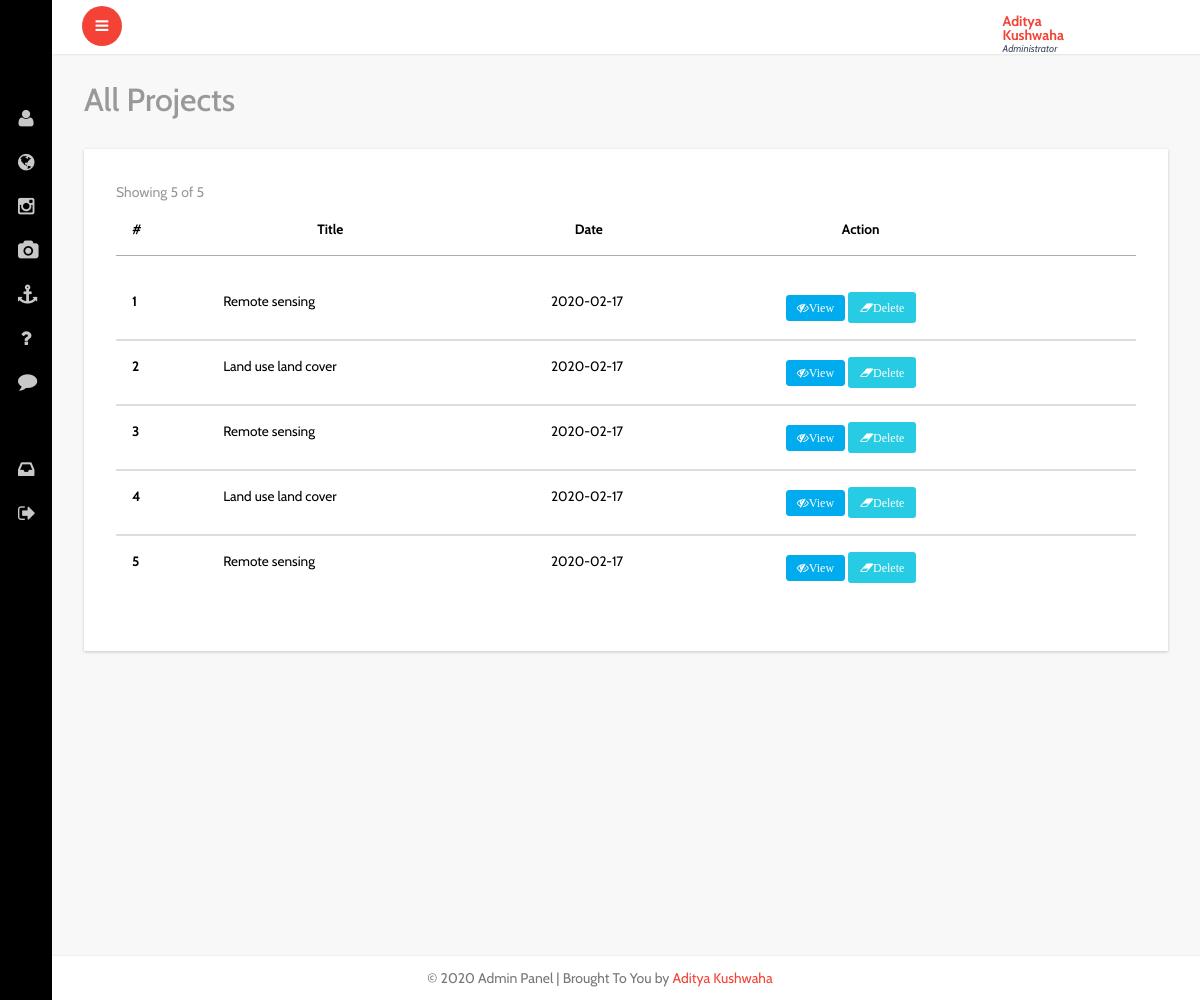
The app's page /admin/all-projects.php (signed in) with its own data.
### tables this page shows
CREATE TABLE `project` (
  `id` int(70) NOT NULL,
  `project_title` varchar(200) NOT NULL,
  `project_detail` varchar(5000) NOT NULL,
  `file` varchar(150) NOT NULL,
  `project_status` varchar(70) NOT NULL,
  `date` date NOT NULL
);

CREATE TABLE `settings` (
  `id` int(11) NOT NULL,
  `site_name` varchar(45) NOT NULL,
  `site_title` varchar(60) NOT NULL,
  `email` varchar(60) NOT NULL,
  `site_desc` varchar(350) NOT NULL,
  `site_keyword` varchar(250) NOT NULL,
  `google_code` varchar(1000) NOT NULL,
  `street` varchar(100) NOT NULL,
  `city` varchar(60) NOT NULL,
  `country` varchar(50) NOT NULL,
  `phone` varchar(15) NOT NULL,
  `facebook` varchar(45) NOT NULL,
  `twitter` varchar(34) NOT NULL,
  `linkedin` varchar(45) NOT NULL,
  `status` varchar(25) NOT NULL
);

### idiorm.php (called while the page is built, shortened)
<?php
    class ORM implements ArrayAccess {
        protected static $_default_config = array(
            'connection_string' => 'sqlite::memory:',
            'id_column' => 'id',
            'id_column_overrides' => array(),
            'error_mode' => PDO::ERRMODE_EXCEPTION,
            'username' => null,
            'password' => null,
            'driver_options' => null,
            'identifier_quote_character' => null,
            'limit_clause_style' => null,
            'logging' => false,
            'logger' => null,
            'caching' => false,
            'caching_auto_clear' => false,
            'return_result_sets' => false,
        );
        protected static $_config = array();
        protected static $_db = array();
        protected static $_last_statement = null;
        protected $_connection_name;
        protected $_table_name;
        protected $_values = array();
        protected $_result_columns = array('*');
        protected $_join_sources = array();
        protected $_order_by = array();
        protected $_group_by = array();
        public static function configure($key, $value = null, $connection_name = self::DEFAULT_CONNECTION) {
            if (is_array($key)) {
                foreach ($key as $conf_key => $conf_value) {
                    self::configure($conf_key, $conf_value, $connection_name);
                }
            } else {
                if (is_null($value)) {
                    $value = $key;
                    $key = 'connection_string';
                }
                self::$_config[$connection_name][$key] = $value;
            }
        }
        public static function for_table($table_name, $connection_name = self::DEFAULT_CONNECTION) {
            return new self($table_name, array(), $connection_name);
        }
        protected static function _setup_db_config($connection_name) {
            if (!array_key_exists($connection_name, self::$_config)) {
                self::$_config[$connection_name] = self::$_default_config;
            }
        }
        public static function set_db($db, $connection_name = self::DEFAULT_CONNECTION) {
            self::$_db[$connection_name] = $db;
        }
        protected static function _setup_identifier_quote_character($connection_name) {
            if (is_null(self::$_config[$connection_name]['identifier_quote_character'])) {
                self::$_config[$connection_name]['identifier_quote_character'] =
                    self::_detect_identifier_quote_character($connection_name);
            }
        }
        public static function _setup_limit_clause_style($connection_name) {
            if (is_null(self::$_config[$connection_name]['limit_clause_style'])) {
                self::$_config[$connection_name]['limit_clause_style'] =
                    self::_detect_limit_clause_style($connection_name);
            }
        }
        protected static function _detect_identifier_quote_character($connection_name) {
            switch(self::get_db($connection_name)->getAttribute(PDO::ATTR_DRIVER_NAME)) {
                case 'mysql':
                case 'sqlite':
                case 'sqlite2':
                default:
                    return '`';
            }
        }
        protected static function _detect_limit_clause_style($connection_name) {
            switch(self::get_db($connection_name)->getAttribute(PDO::ATTR_DRIVER_NAME)) {
                default:
                    return ORM::LIMIT_STYLE_LIMIT;
            }
        }
        public static function get_db($connection_name = self::DEFAULT_CONNECTION) {
            return self::$_db[$connection_name];
        }
        public static function get_last_statement() {
            return self::$_last_statement;
        }
        protected static function _execute($query, $parameters = array(), $connection_name = self::DEFAULT_CONNECTION) {
            $statement = self::get_db($connection_name)->prepare($query);
            self::$_last_statement = $statement;
            $time = microtime(true);
            $q = $statement->execute();
            return $q;
        }
        protected static function _log_query($query, $parameters, $connection_name, $query_time) {
            if (!self::$_config[$connection_name]['logging']) {
                return false;
            }
            return true;
        }
        protected function __construct($table_name, $data = array(), $connection_name = self::DEFAULT_CONNECTION) {
            $this->_table_name = $table_name;
            $this->_connection_name = $connection_name;
        }
        public function find_array() {
            return $this->_run();
        }
        protected function _build_select() {
            return $this->_join_if_not_empty(" ", array(
                $this->_build_select_start(),
                $this->_build_join(),
                $this->_build_where(),
                $this->_build_group_by(),
                $this->_build_having(),
                $this->_build_order_by(),
                $this->_build_limit(),
                $this->_build_offset(),
            ));
        }
        protected function _build_select_start() {
            $fragment = 'SELECT ';
            $result_columns = join(', ', $this->_result_columns);
            $fragment .= "{$result_columns} FROM " . $this->_quote_identifier($this->_table_name);
            return $fragment;
        }
        protected function _build_join() {
            if (count($this->_join_sources) === 0) {
                return '';
            }
            return join(" ", $this->_join_sources);
        }
        protected function _build_where() {
            return $this->_build_conditions('where');
        }
        protected function _build_having() {
            return $this->_build_conditions('having');
        }
        protected function _build_group_by() {
            if (count($this->_group_by) === 0) {
                return '';
            }
            return "GROUP BY " . join(", ", $this->_group_by);
        }
        protected function _build_conditions($type) {
            $conditions_class_property_name = "_{$type}_conditions";
            if (count($this->$conditions_class_property_name) === 0) {
                return '';
            }
            $conditions = array();
            return strtoupper($type) . " " . join(" AND ", $conditions);
        }
        protected function _build_order_by() {
            if (count($this->_order_by) === 0) {
                return '';
            }
            return "ORDER BY " . join(", ", $this->_order_by);
        }
        protected function _build_limit() {
            $fragment = '';
            return $fragment;
        }
        protected function _build_offset() {
            return '';
        }
        protected function _join_if_not_empty($glue, $pieces) {
            $filtered_pieces = array();
            foreach ($pieces as $piece) {
                if (is_string($piece)) {
                    $piece = trim($piece);
                }
                if (!empty($piece)) {
                    $filtered_pieces[] = $piece;
                }
            }
            return join($glue, $filtered_pieces);
        }
        protected function _quote_one_identifier($identifier) {
            $parts = explode('.', $identifier);
            $parts = array_map(array($this, '_quote_identifier_part'), $parts);
            return join('.', $parts);
        }
        protected function _quote_identifier($identifier) {
            if (is_array($identifier)) {
                $result = array_map(array($this, '_quote_one_identifier'), $identifier);
                return join(', ', $result);
            } else {
                return $this->_quote_one_identifier($identifier);
            }
        }
        protected function _quote_identifier_part($part) {
            $quote_character = self::$_config[$this->_connection_name]['identifier_quote_character'];
            return $quote_character .
                   str_replace($quote_character,
                               $quote_character . $quote_character,
                               $part
                   ) . $quote_character;
        }
        protected function _run() {
            $query = $this->_build_select();
            $caching_enabled = self::$_config[$this->_connection_name]['caching'];
            self::_execute($query, $this->_values, $this->_connection_name);
            $statement = self::get_last_statement();
            $rows = array();
            while ($row = $statement->fetch(PDO::FETCH_ASSOC)) {
                $rows[] = $row;
            }
            $this->_values = array();
            $this->_result_columns = array('*');
            return $rows;
        }
        public function __call($name, $arguments)
        {
            $method = strtolower(preg_replace('/([a-z])([A-Z])/', '$1_$2', $name));
            if (method_exists($this, $method)) {
                return call_user_func_array(array($this, $method), $arguments);
            } else {
                throw new IdiormMethodMissingException("Method $name() does not exist in class " . get_class($this));
            }
        }
    }

### admin/all-projects.php (the view, shortened to what this page needs)
<?php include "header.php"; ?>
<div id="page-wrapper">
	<div class="graphs">
		<h3 class="blank1">All Projects</h3>
		<div class="xs tabls">
			<div class="panel-body1">
				<table class="table">
					<thead>
						<tr>
							<th>#</th>
							<th>Title</th>
							<th>Date</th>
							<th>Action</th>
						</tr>
					</thead>
					<tbody>
						<?php
						$tbl_name = "project";
						$get_posts_tbl = ORM::for_table("$tbl_name")
							->find_array();
						$total_pages = count($get_posts_tbl);
						$limit = 10;
						$page = $_GET['page'];
						if ($page)
							$start = ($page - 1) * $limit;
						else
							$start = 0;
						$result = $db->prepare("SELECT * FROM project  ORDER BY id DESC LIMIT $start, $limit");
						$result->execute();
						$next = $page + 1;
						$lastpage = ceil($total_pages / $limit);
						?>
						<span class="text-muted m-r-sm">Showing
							<?php if ($lastpage == $next - 1) : ?>
								<?= $total_pages ?>
							<?php else : ?>
								<?= $page * $limit ?>
							<?php endif; ?>
							of <?= $total_pages ?>
						</span>
			</div>
		</div>
		<table class="table">
			<?php
			for ($i = 1; $row = $result->fetch(); $i++) {
			?>
				<tr>
					<th scope="row"><?php echo $i; ?></th>
					<td><?php echo $row['project_title']; ?></td>
					<td><?php echo $row['date']; ?></td>
					<td>
						<a href="../project-detail.php?id=<?= $row['id'] ?>" target="_blank" class="fa fa-eye-slash btn btn-xs btn-primary">View</a>
						<a href="delete-project.php?id=<?= $row['id'] ?>" class="fa fa-eraser btn btn-xs btn-success warning_4 delbtn">Delete</a>
					</td>
				</tr>
			<?php } ?>
		</table>
	</div>
</div>
</div>
<?php include "footer.php"; ?>

### admin/footer.php (shortened to what this page needs)
<footer>
   <?php
   $result = $db->prepare("SELECT * FROM settings");
   $result->execute();
   for ($i = 0; $row = $result->fetch(); $i++) {
   ?>
      <p>&copy; 2020 Admin Panel | Brought To You by <a href="https://kaditya97.com.np" target="_blank">Aditya Kushwaha</a></p>
   <?php } ?>
</footer>
</section>
</body>
</html>

### records on screen
project: project_title "Remote sensing", date "2020-02-17"
project: project_title "Land use land cover", date "2020-02-17"
project: project_title "Remote sensing", date "2020-02-17"
project: project_title "Land use land cover", date "2020-02-17"
project: project_title "Remote sensing", date "2020-02-17"

### other values on screen
$_SESSION['SESS_FIRST_NAME'] "Aditya Kushwaha"
$total_pages "5"
